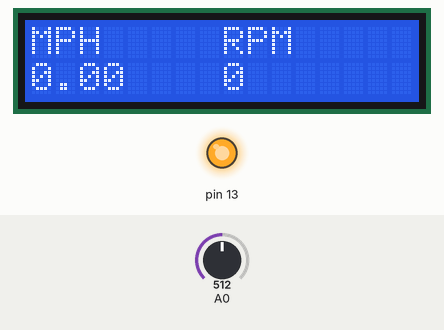
Simulated run of this sketch. Board: Arduino Uno, built with avr-gcc and run on an emulated ATmega328P. On the bench: 16×2 character LCD, output pins drawn as LEDs (lit = HIGH). The test bench sets the inputs (shaded band); at power-on: A0 = 512. What the sketch prints to the serial monitor is not drawn.

Above: at 1.2 s.
1.3 s: A0 set to 81
2.8 s: A0 set to 68
At 4.7 s:
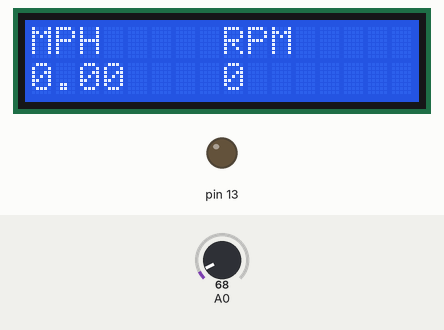
5.0 s: A0 set to 122
At 5.4 s:
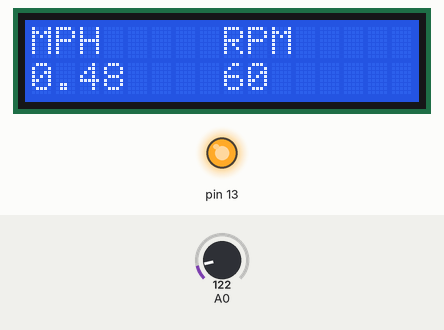
7.0 s: A0 set to 0
At 7.4 s:
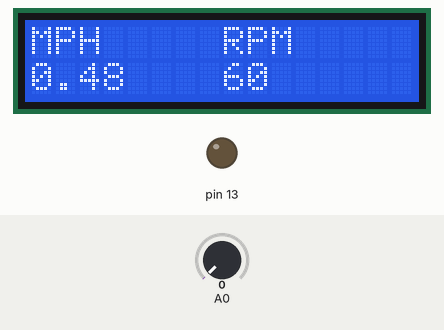
Timing chart, 0 to 10.0 s (numbered marks = the images above; inputs shaded):
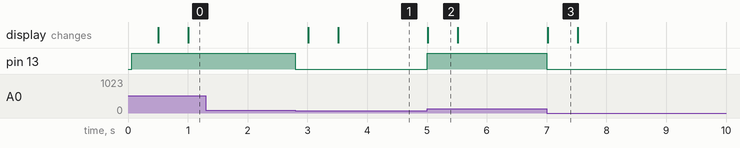

The sketch:

arduinoSpeed.ino
```cpp
int  val;
long  last=0;
int stat=LOW;
int stat2;
int contar=0;
int displayrpm;
int sens=75;    //  this  value indicates the limit reading between dark  and light,
                            //  it  has to  be  tested  as  it  may change  acording  on  the
                            //  distance  the leds  are placed.
int nPalas=1; //  the number  of  blades  of  the propeller
int milisegundos=500; //  the time  it  takes each  reading
#include  <LiquidCrystal.h>
LiquidCrystal lcd(12, 11, 5,  4,  3,  2);
void  setup()
{
    Serial.begin(9600);
    pinMode(13,OUTPUT);
    lcd.begin(16,2);
}
void  loop()
{
    val=analogRead(0);
    if(val<sens)
        stat=LOW;
      else
        stat=HIGH;
      digitalWrite(13,stat);  //as  iR  light is  invisible for us, the led on  pin 13
                                                    //indicate  the state of  the circuit.
      if(stat2!=stat){    //counts  when  the state change, thats from  (dark to  light)  or
                                          //from  (light  to  dark),  remmember that  IR  light is  invisible for us.
          contar++;
          stat2=stat;
      }
      if(millis()-last>=milisegundos){
          double  rps=((double)contar/nPalas)/2.0*1000.0/milisegundos;
          double  rpm=((double)contar/nPalas)/2.0*60000.0/(milisegundos);
          displayrpm=rpm;
          Serial.print((contar/2.0));Serial.print("  RPS  ");Serial.print(rps);
          Serial.print("  RPM");Serial.print(rpm);Serial.print("    VAL ");Serial.println(val);
          contar=0;
          last=millis();
          Serial.print("      MPH   ");
          Serial.print(rpm*0.0080622311); //rpm*(circumference of your wheel in inches)*(60 min/hr)*(1/63,360 miles/inches)=speed in MPH

          LCDPrint  ();
      }
}
void  LCDPrint  ()
{
lcd.clear ();
lcd.setCursor (0,0);
lcd.print("MPH");
lcd.setCursor (0,1);
lcd.print(displayrpm*0.0080622311     );
lcd.setCursor (8,0);
lcd.print("RPM");
lcd.setCursor (8,1);
lcd.print(displayrpm);
return;
}
```

Measured:
- the behaviour switches between 75 and 74 on A0 (found by bisection; images 0 and 1)
- after the input at 1.3 s, every drawn part: stays the same
- after the input at 2.8 s, pin 13: HIGH → LOW at once; the display: first changes after 0.21 s (image 1 shows a later state)
- after the input at 5.0 s, pin 13: LOW → HIGH at once; the display: changes at once (image 2)
- after the input at 7.0 s, pin 13: HIGH → LOW at once; the display: changes at once (image 3)
- what the display in image 2 shows lasts 0.5 s, from 5.0 s to 5.5 s
